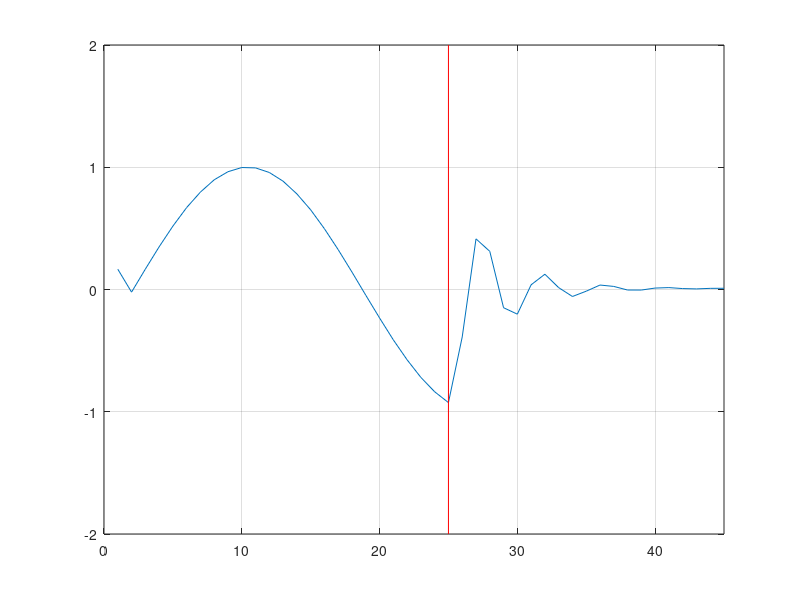

Write MATLAB code to recreate this figure.
clear all
clc

    
permeability=4*pi*1e-7;  %Free Space
permitivity=8.85e-12;    %Free Space
c=1/sqrt(permeability*permitivity);           
                      
m=45; 
ex=zeros(1,m);
hy=zeros(1,m);
cb=zeros(1,m);
eaf=zeros(1,m);
s=zeros(1,m);
dt=zeros(1,m);
p=zeros(1,m);
SAR=zeros(1,m);

dx = .01;
dt = dx/(2*c);
d0 = 0.25;                       

%region

k1=fix(d0/dx);% Liver



% free space
permitivity(1,1:k1)=1;
dt(1,1:k1) = dx/(2*c);  
s(1,1:k1) = 0;

% Liver
permitivity(1,k1:m)=  46.833;
dt(1,k1:m) = dx/(2*c); 
s(1,k1:m) = 0.85497;






ex_left_m1 = 0;
ex_left_m2 = 0;
ex_right_m1 = 0;
ex_right_m2 = 0;
ex_left_b1_m1 = 0;
ex_left_b1_m2 = 0;


iteration = 500;                       

for n = 1:iteration
    for k = 2:45
        eaf =dt(1,k)*s(1,k)/(2*permitivity(1,k)*8.85e-12);
        ca=(1-eaf)/(1+eaf);
        cb=0.5/(permitivity(1,k)*(1+eaf));
        
        ex(1,k) = ca*ex(1,k) + cb*(hy(1,k-1) - hy(1,k));
        
    end
    source = sin(2*pi*900*10^(6)*dt(1,1)*n);       
     ex(1,2) = source;
    
    % Boundaries
    if n>2
        KE=45;
        kc=25;
        % Left boundary
        ex(1,1) = ex_left_m2;      % set left boundary of ex(1) by the value of ex(2)@n-2
        ex_left_m2 = ex_left_m1;   % set the value of ex(2)@n-2 by the value of ex(2)@n-1
        ex_left_m1 = ex(1,2);      % set the value of ex(2)@n-1 by the value of ex(2)@n (current value)
        % Right boundary
        ex(1,KE) = ex_right_m2;    % set right boundary of ex(201) by the value of ex(200)@n-2
        ex_right_m2 = ex_right_m1; % set the value of ex(200)@n-2 by the value of ex(200)@n-1
        ex_right_m1 = ex(1,KE-1);  % set the value of ex(200)@n-1 by the value of ex(200)@n (current value)
        
        % dielectric edge
        ex(1,kc) = ex_left_b1_m2;
        ex_left_b1_m2 = ex_left_b1_m1;
        ex_left_b1_m1 = ex(1,kc-1);
    end
   
    for k = 1:44
         hy(1,k) = hy(1,k) + .5*(ex(1,k) - ex(1,k+1));  
    end
 
    plot(ex);grid
    axis([0 m -2 2]); 
    line([k1,k1],[-2,2],'Color','r');
     
  
    frame = getframe();
    
    
end

